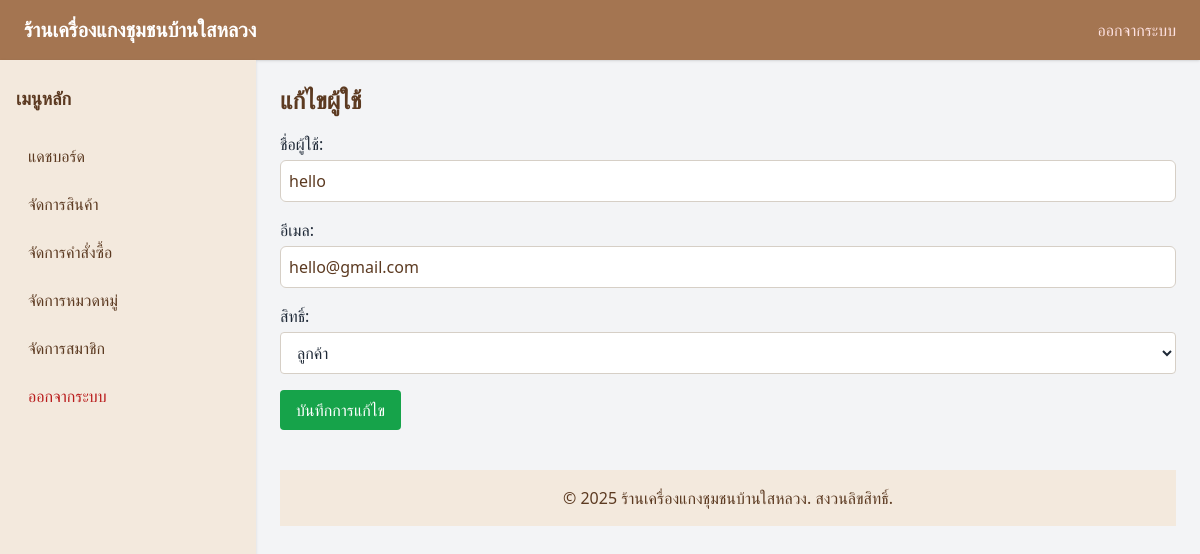
Screenshot of /admin/edit_user.php?id=11 (signed in) with the database file from the repository.
### tables this page shows
CREATE TABLE `users` (
  `user_id` int(11) NOT NULL,
  `username` varchar(50) NOT NULL,
  `email` varchar(100) NOT NULL,
  `password_hash` varchar(255) NOT NULL,
  `role` enum('admin','customer') NOT NULL DEFAULT 'customer',
  `created_at` timestamp NULL DEFAULT current_timestamp()
);

### admin/edit_user.php (the view, shortened to what this page needs)
<?php
require_once '../includes/db.php';
$id = $_GET['id'] ?? 0;
$stmt = $pdo->prepare("SELECT * FROM users WHERE user_id = ?");
$stmt->execute([$id]);
$user = $stmt->fetch(PDO::FETCH_ASSOC);
require_once '../includes/header.php';
?>
<h1 class="text-2xl font-bold mb-4">แก้ไขผู้ใช้</h1>
<form method="post" class="space-y-4">
    <div>
        <label class="block mb-1">ชื่อผู้ใช้:</label>
        <input type="text" name="username" value="<?= htmlspecialchars($user['username']) ?>" required class="w-full border rounded px-3 py-2">
    </div>
    <div>
        <label class="block mb-1">อีเมล:</label>
        <input type="email" name="email" value="<?= htmlspecialchars($user['email']) ?>" required class="w-full border rounded px-3 py-2">
    </div>
    <div>
        <label class="block mb-1">สิทธิ์:</label>
        <select name="role" required class="w-full border rounded px-3 py-2">
            <option value="customer" <?= $user['role'] === 'customer' ? 'selected' : '' ?>>ลูกค้า</option>
        </select>
    </div>
    <button type="submit" class="bg-green-600 text-white px-4 py-2 rounded hover:bg-green-700">บันทึกการแก้ไข</button>
</form>
<?php require_once '../includes/footer.php'; ?>

### assets/style-modern-spice.css (style rules this page uses)
body { font-family: 'Sarabun', sans-serif; background-color: #FDF7F1; color: #5C3A21; }
h1, h2, h3, h4 { font-weight: bold; color: #5C3A21; }
input[type="text"], input[type="email"], input[type="password"], select, textarea { border: 1px solid #D6CFC6; border-radius: 0.375rem; padding: 0.5rem; width: 100%; background-color: #fff; color: #5C3A21; }

### rows the page displays
users: username "hello", email "hello@gmail.com", role "ลูกค้า"
